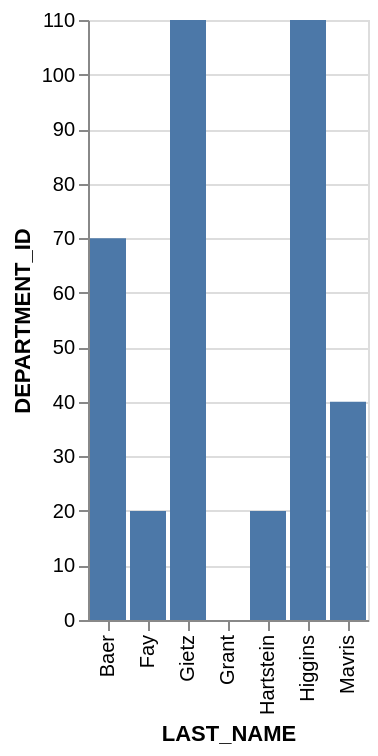

Express this chart as Vega-Lite.
### Vega-Lite specification from a JSON file in a GitHub repository (floating-point values rounded to 4 significant figures)
{"data": {"values": [{"x_data": "Grant", "y_data": 0}, {"x_data": "Hartstein", "y_data": 20}, {"x_data": "Fay", "y_data": 20}, {"x_data": "Mavris", "y_data": 40}, {"x_data": "Baer", "y_data": 70}, {"x_data": "Higgins", "y_data": 110}, {"x_data": "Gietz", "y_data": 110}]}, "mark": "bar", "encoding": {"x": {"field": "x_data", "type": "nominal", "title": "LAST_NAME", "sort": "ascending"}, "y": {"field": "y_data", "type": "quantitative", "title": "DEPARTMENT_ID"}}}
